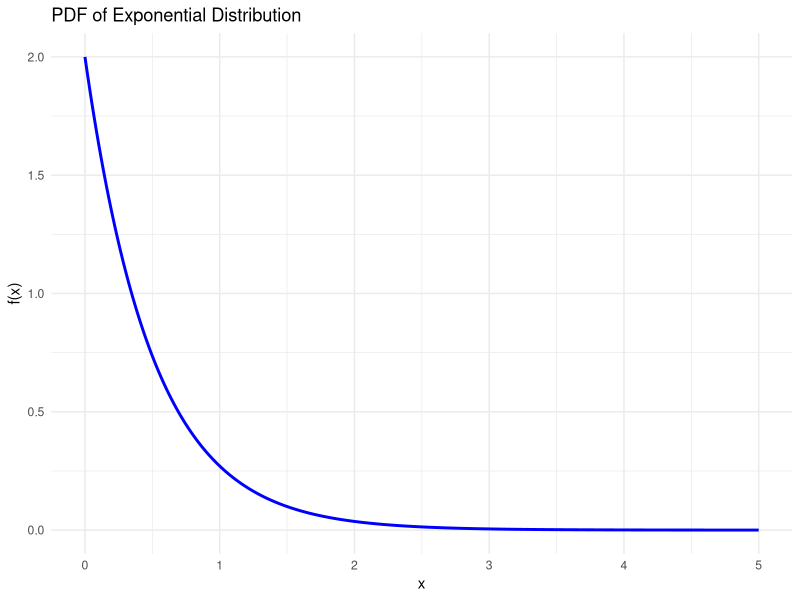
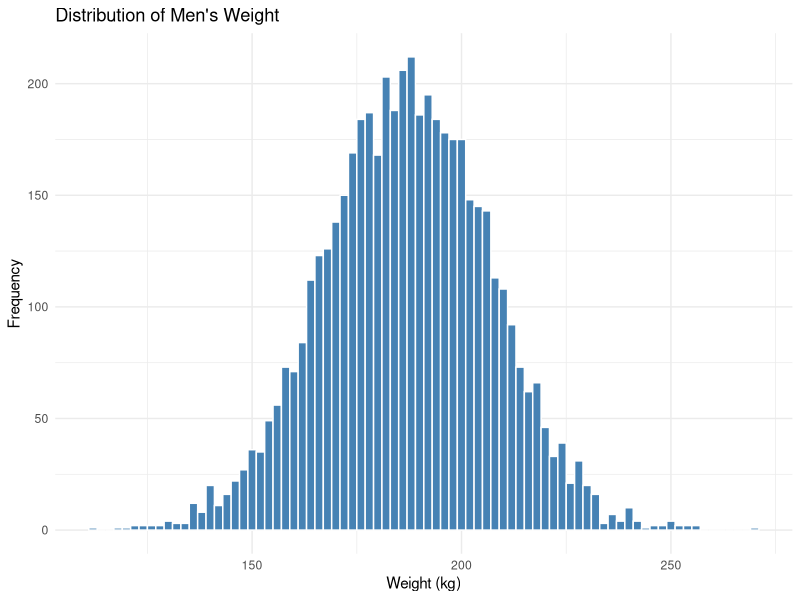
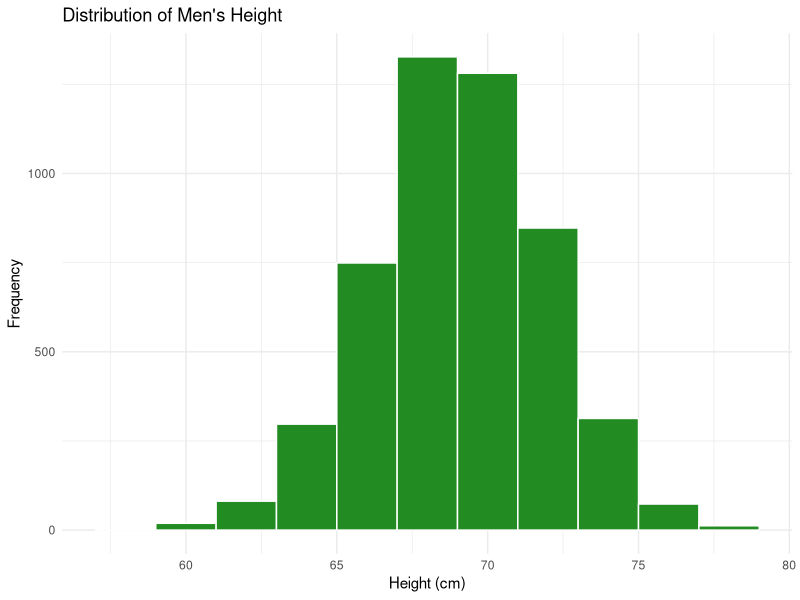
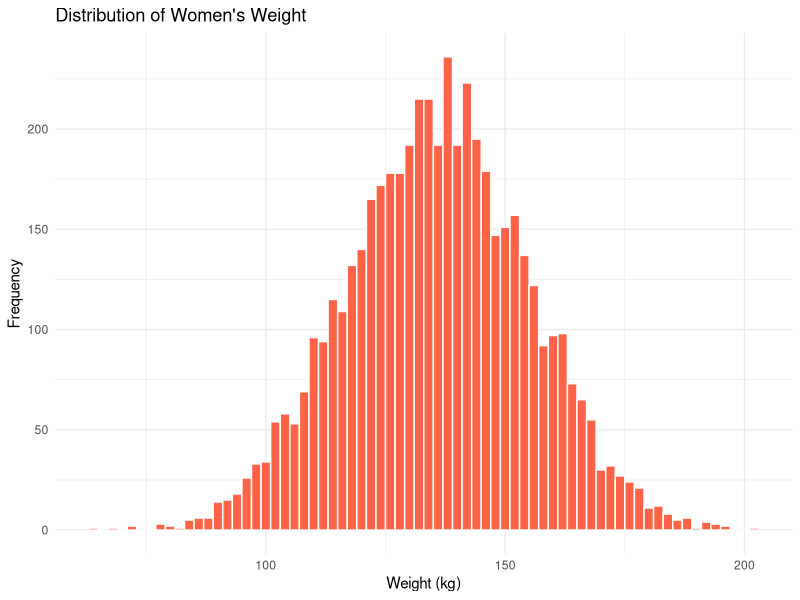
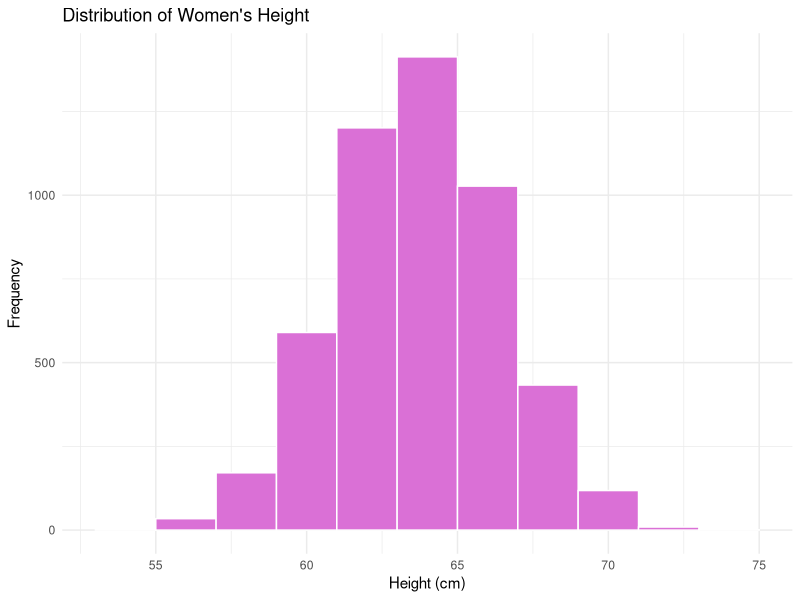
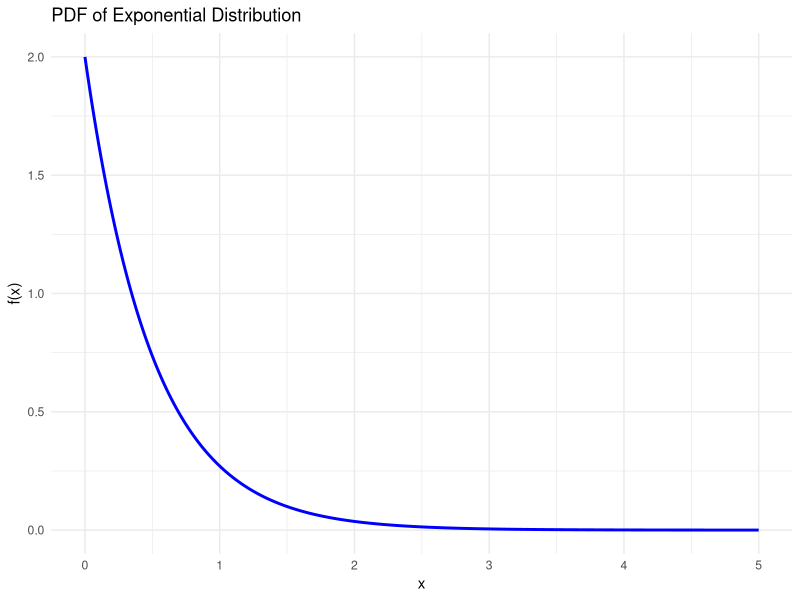

These charts were generated, in order, by the following R code:
#' @title assignment_5.R
#'
#' @description
#' [Provide a brief description of what the script does. Include the purpose
#' and any relevant context or background information.]
#'
#' @details
#' [Provide additional details about the script, such as assumptions, 
#' limitations, or any specific behavior that users should be aware of.]
#'
#' @author [Your Name or Team Name]
#' @date [Date of creation or last modification]
#'
#' @usage
#' [Provide an example of how to use the script, if applicable.]
#'
#' @seealso
#' [List any related scripts, functions, or documentation that may be helpful.]
#'
#' @examples
#' [Provide example usage or expected output, if relevant.]
#'
#' @note
#' [Include any additional notes or warnings, if necessary.]

# ---------------------------------------------
# Part 1: Confidence Intervals for Weight & Height
# ---------------------------------------------

# Load required libraries
library(readxl)
library(dplyr)

# Load dataset
data <- read_excel("weight-height.xls")

# Preview dataset
str(data)

# Separate by gender
men <- data %>% filter(Gender == "Male")
women <- data %>% filter(Gender == "Female")

# Function to compute 95% confidence interval (known variance)
compute_ci <- function(x) {
  n <- length(x)
  mean_x <- mean(x)
  var_x <- var(x)
  sd_x <- sqrt(var_x)
  z <- 1.96  # 95% confidence
  error_margin <- z * sd_x / sqrt(n)
  lower <- mean_x - error_margin
  upper <- mean_x + error_margin
  return(c(mean = mean_x, lower = lower, upper = upper, n = n, sd = sd_x))
}

# Compute CIs for each variable and gender
ci_men_weight <- compute_ci(men$Weight)
ci_men_height <- compute_ci(men$Height)

ci_women_weight <- compute_ci(women$Weight)
ci_women_height <- compute_ci(women$Height)

# Display results
cat("95% CI for Men's Weight:", round(ci_men_weight[2:3], 2), "\n")
cat("95% CI for Men's Height:", round(ci_men_height[2:3], 2), "\n")
cat("95% CI for Women's Weight:", round(ci_women_weight[2:3], 2), "\n")
cat("95% CI for Women's Height:", round(ci_women_height[2:3], 2), "\n")

# Visualize distributions
library(ggplot2)

# Plot: Men's Weight
p_men_weight <- ggplot(men, aes(x = Weight)) +
  geom_histogram(binwidth = 2, fill = "steelblue", color = "white") +
  labs(title = "Distribution of Men's Weight", x = "Weight (kg)", y = "Frequency") +
  theme_minimal()
ggsave("report/figures/mens_weight_distribution.png", plot = p_men_weight, width = 8, height = 6)

# Plot: Men's Height
p_men_height <- ggplot(men, aes(x = Height)) +
  geom_histogram(binwidth = 2, fill = "forestgreen", color = "white") +
  labs(title = "Distribution of Men's Height", x = "Height (cm)", y = "Frequency") +
  theme_minimal()
ggsave("report/figures/mens_height_distribution.png", plot = p_men_height, width = 8, height = 6)

# Plot: Women's Weight
p_women_weight <- ggplot(women, aes(x = Weight)) +
  geom_histogram(binwidth = 2, fill = "tomato", color = "white") +
  labs(title = "Distribution of Women's Weight", x = "Weight (kg)", y = "Frequency") +
  theme_minimal()
ggsave("report/figures/womens_weight_distribution.png", plot = p_women_weight, width = 8, height = 6)


# Plot: Women's Height
p_women_height <- ggplot(women, aes(x = Height)) +
  geom_histogram(binwidth = 2, fill = "orchid", color = "white") +
  labs(title = "Distribution of Women's Height", x = "Height (cm)", y = "Frequency") +
  theme_minimal()
ggsave("report/figures/womens_height_distribution.png", plot = p_women_height, width = 8, height = 6)


# ---------------------------------------------
# Part 2: Normal Distribution Analysis
# ---------------------------------------------

# Parameters for the normal distribution
mu_x <- 5
sigma2_x <- 1
sigma_x <- sqrt(sigma2_x)

# a) PDF expression
pdf_normal <- function(x) {
  return((1 / (sigma_x * sqrt(2 * pi))) * exp(-0.5 * ((x - mu_x)^2 / sigma2_x)))
}

# Evaluate pdf at mean (for reference)
cat("PDF evaluated at X = 5:", pdf_normal(5), "\n")

# b) P(X > 6)
prob_x_gt_6 <- pnorm(6, mean = mu_x, sd = sigma_x, lower.tail = FALSE)
cat("P(X > 6):", round(prob_x_gt_6, 4), "\n")

# c) P(3 < X < 6)
prob_3_lt_x_lt_6 <- pnorm(6, mean = mu_x, sd = sigma_x) - pnorm(3, mean = mu_x, sd = sigma_x)
cat("P(3 < X < 6):", round(prob_3_lt_x_lt_6, 4), "\n")

# d) Expected value and variance
cat("Expected value E(X):", mu_x, "\n")
cat("Variance Var(X):", sigma2_x, "\n")



# ---------------------------------------------
# Part 3: Confidence Intervals with Known Variance
# ---------------------------------------------

# Given parameters
sigma2_known <- 4
sigma_known <- sqrt(sigma2_known)
x_bar <- 123
n_sample <- 1000

# a) 99% CI for the actual mean
z_99 <- qnorm(1 - 0.01 / 2)
margin_error_99 <- z_99 * sigma_known / sqrt(n_sample)
ci_99 <- c(lower = x_bar - margin_error_99, upper = x_bar + margin_error_99)
cat("99% CI for the mean:", round(ci_99, 4), "\n")

# b) 95% CI for the actual mean
z_95 <- qnorm(1 - 0.05 / 2)
margin_error_95 <- z_95 * sigma_known / sqrt(n_sample)
ci_95 <- c(lower = x_bar - margin_error_95, upper = x_bar + margin_error_95)
cat("95% CI for the mean:", round(ci_95, 4), "\n")

# c) Required sample size for margin of error E <= 0.1 at 95% confidence
E_target <- 0.1
required_n <- ceiling((z_95 * sigma_known / E_target)^2)
cat("Minimum required sample size for E <= 0.1:", required_n, "\n")


# d) Expected value and variance
cat("Expected value:", x_bar, "\n")
cat("Known variance:", sigma2_known, "\n")


# ---------------------------------------------
# Part 4: Exponential Distribution Analysis
# ---------------------------------------------

# Given parameter for the exponential distribution
lambda_exp <- 2

# a) PDF of the exponential distribution
pdf_exponential <- function(x, lambda) {
  ifelse(x >= 0, lambda * exp(-lambda * x), 0)
}

# Display PDF formula for lambda = 2
cat("PDF of exponential distribution with lambda = 2:\n")
cat("f(x) = 2 * exp(-2 * x) for x >= 0\n\n")

# b) Mean and variance for exponential distribution
mean_exp <- 1 / lambda_exp
var_exp <- 1 / (lambda_exp^2)
cat("Mean:", mean_exp, "\n")
cat("Variance:", var_exp, "\n\n")

# c) Find the lambda that gives a variance of 4
target_variance <- 4
lambda_new <- 1 / sqrt(target_variance)
cat("Lambda for variance = 4:", lambda_new, "\n")

# New PDF with the adjusted lambda
cat("PDF of exponential distribution with variance = 4:\n")
cat(paste0("f(x) = ", round(lambda_new, 3), " * exp(-", round(lambda_new, 3), " * x) for x >= 0\n"))


# OPTIONAL PDF PLOT
# Parameters for the plot
lambda <- 2  # Example lambda value
x_values <- seq(0, 5, by = 0.01)  # Range of x values
y_values <- pdf_exponential(x_values, lambda)  # Compute PDF values

# Create a data frame for plotting
pdf_data <- data.frame(x = x_values, y = y_values)

# Plot the PDF using ggplot2
library(ggplot2)
p_pdf <- ggplot(pdf_data, aes(x = x, y = y)) +
  geom_line(color = "blue", size = 1) +
  labs(title = "PDF of Exponential Distribution",
       x = "x",
       y = "f(x)") +
  theme_minimal()

# Save the plot
ggsave("report/figures/exponential_pdf_plot.png", plot = p_pdf, width = 8, height = 6)

# Display the plot
print(p_pdf)